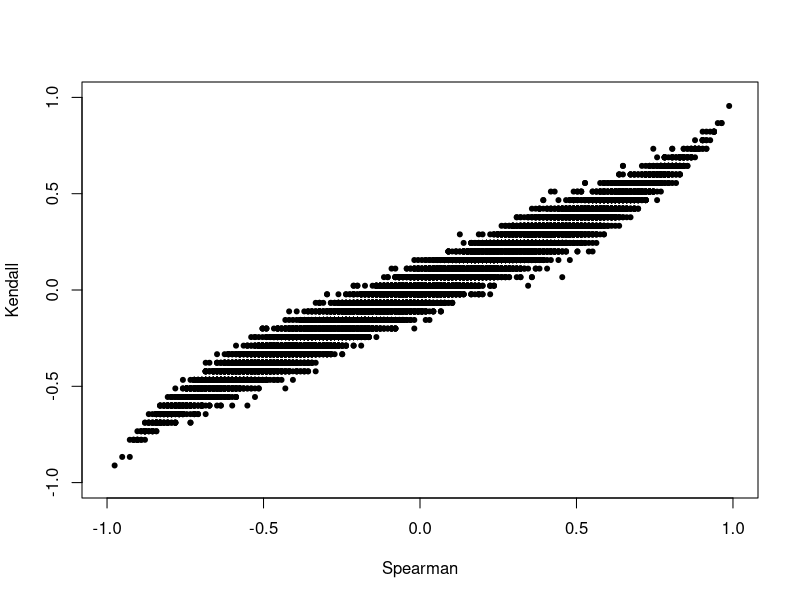

Reproduce this figure in R.
## ---- chunk 1
M <- 10
N <- 200
x <- matrix(runif(M*N, 0, 1), nrow=M, ncol=N)
y <- matrix(runif(M*N, 0, 1), nrow=M, ncol=N)
sz <- cor(x, y, method="spearman")
kz <- cor(x, y, method="kendall")
plot(sz, kz, xlim=c(-1, 1), ylim=c(-1, 1), xlab="Spearman",ylab="Kendall",pch=20)
